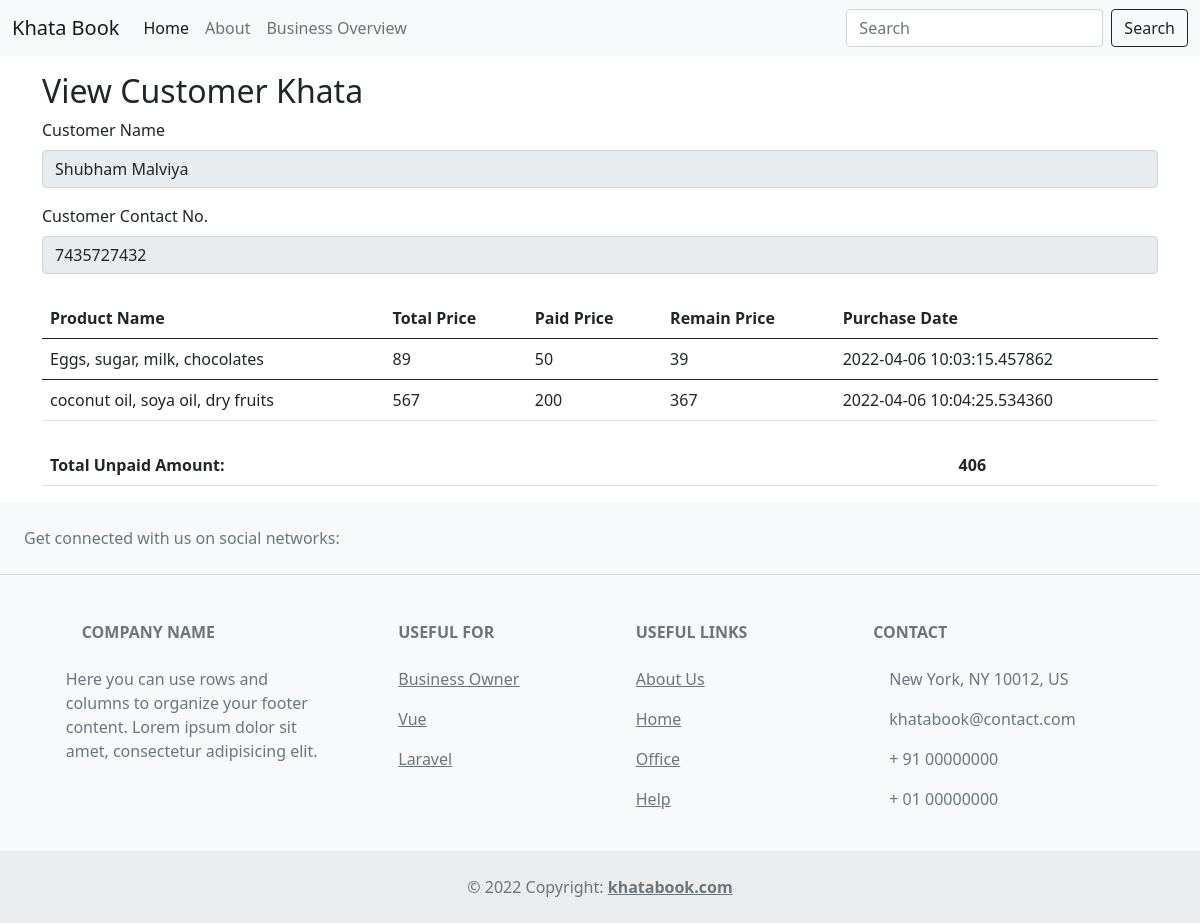
/view/8, run on the app's committed database.
### app.py (models this page shows, shortened)
class Todo(db.Model):
    __tablename__ = 'todo'
    sno = db.Column(db.Integer, primary_key=True)
    title = db.Column(db.String(200), nullable=False)
    desc = db.Column(db.String(500), nullable=False)
    date_created = db.Column(db.DateTime, default=datetime.utcnow)
    def __repr__(self) -> str:
        return f"{self.title}"

class PurchaseDetails(db.Model):
    __tablename__ = 'purchase_details'
    id = db.Column(db.Integer, primary_key=True)
    product_name=db.Column(db.String(200), nullable=False)
    total_price = db.Column(db.Integer, nullable=False)
    paid_price = db.Column(db.Integer, nullable=False)
    remain_price = db.Column(db.Integer, nullable=False)
    customer_id = db.Column(db.Integer, db.ForeignKey('todo.sno'),
                             nullable=False)
    date_created = db.Column(db.DateTime, default=datetime.utcnow)

### app.py (the view)
@app.route('/view/<int:sno>')
def view(sno):
    todo = Todo.query.filter_by(sno=sno).first()
    print(todo)
    product_list = PurchaseDetails.query.filter_by(customer_id =sno).all()
    sum =0
    for i in product_list:
        sum+=i.remain_price
    total_remain_price = db.select([db.func.sum(PurchaseDetails.remain_price)])
    print(total_remain_price)
    return render_template('view.html',product_list=product_list, todo=todo, sum=sum)

### templates/view.html (shortened to what this page needs)
{% extends 'base.html' %}
{% block body %}
  <div class="container my-3">
      <h2>View Customer Khata</h2>
      <form action="/" method="POST">
          <div class="mb-3">
            <label for="title" class="form-label">Customer Name</label>
            <texarea readonly type="text" class="form-control" value="{{todo.title}}" name="desc" id="desc">{{todo.title}}</texarea>
          </div>
          <div class="mb-3">
            <label for="desc" class="form-label">Customer Contact No.</label>
            <texarea readonly type="text" class="form-control" value="{{todo.desc}}" name="desc" id="desc">{{todo.desc}}</texarea>
          </div>
      </form>
  </div>
    <div class="container my-4">
      <table class="table">
        <tr>
          <th>Product Name</th>
          <th>Total Price</th>
          <th>Paid Price</th>
          <th>Remain Price</th>
          <th>Purchase Date</th>
        </tr>
        {%for product in product_list%}
        <tbody>
          <tr>
            <td>{{product.product_name| truncate(35)}}</td>
            <td>{{product.total_price}}</td>
            <td>{{product.paid_price}}</td>
            <td>{{product.remain_price}}</td>
            <td>{{product.date_created}}</td>
          </tr>
        </tbody>
        {%endfor%}
      </table>
    </div>
      <div class="container my-2">
        <table class="table">
          <tr>
            <th>Total Unpaid Amount:</th>
            <th>{{sum}}</th>
          </tr>
        </table>
      </div>
{% endblock body %}

### data on the page
Todo: title "Shubham Malviya", desc "7435727432"
PurchaseDetails: product_name "Eggs, sugar, milk, chocolates", total_price "89", paid_price "50", remain_price "39", date_created "2022-04-06 10:03:15.457862"
PurchaseDetails: product_name "coconut oil, soya oil, dry fruits", total_price "567", paid_price "200", remain_price "367", date_created "2022-04-06 10:04:25.534360"

### other printed values
{{ sum }} "406"
